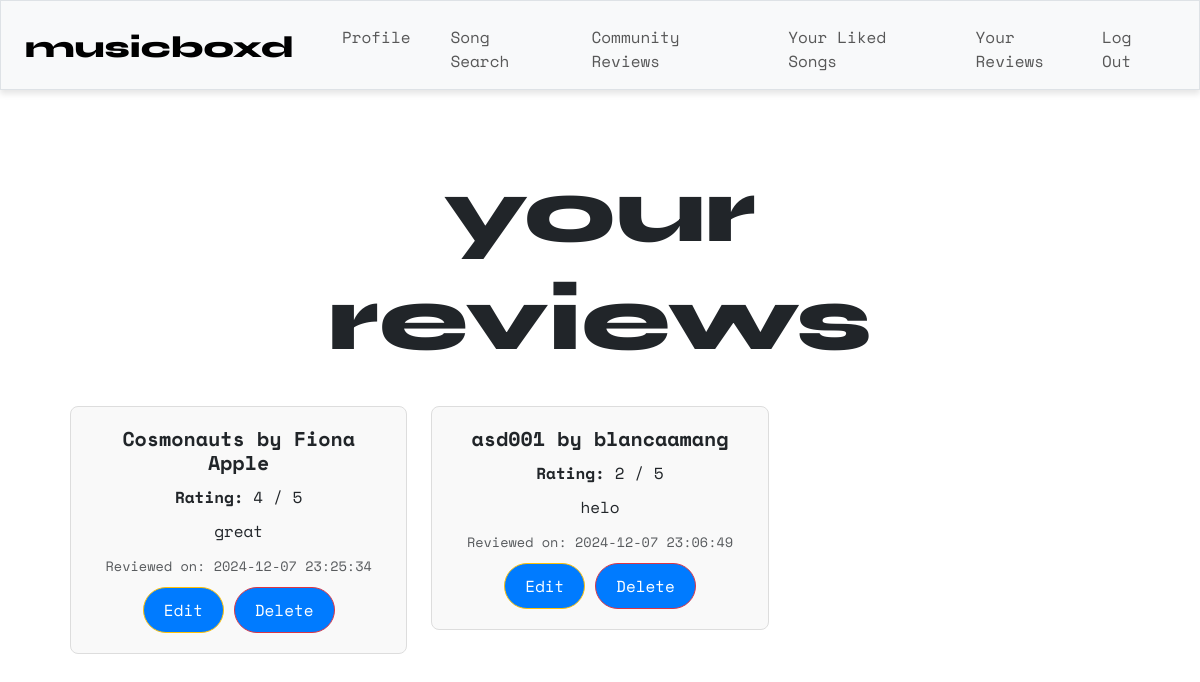
Before: /all_reviews (signed in) with the older database file.
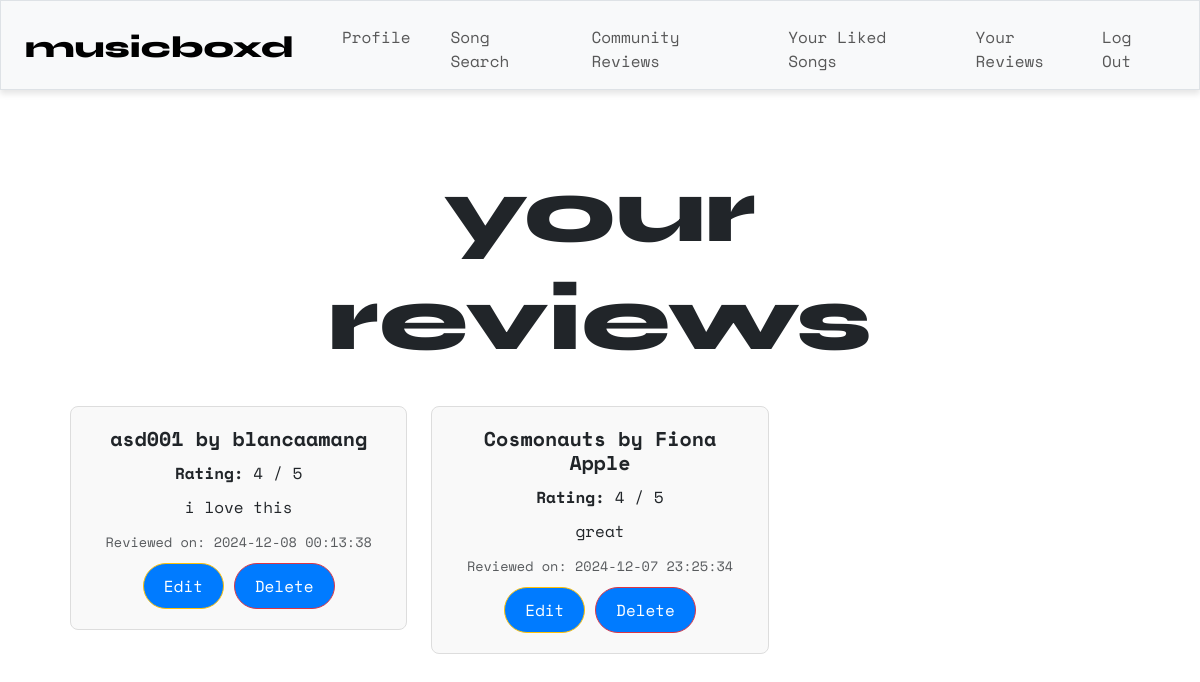
After: the same page with the newer database file.
### tables this page shows
CREATE TABLE reviews ( id INTEGER PRIMARY KEY, review TEXT NOT NULL, rating INTEGER NOT NULL, user_id INTEGER NOT NULL, song_id TEXT NOT NULL, timestamp DATETIME DEFAULT CURRENT_TIMESTAMP, FOREIGN KEY (user_id) REFERENCES users (id), FOREIGN KEY (song_id) REFERENCES songs (id) );

CREATE TABLE songs ( id TEXT PRIMARY KEY, title TEXT NOT NULL, artist TEXT NOT NULL);

### app.py (the view)
@app.route("/all_reviews")
@login_required
def all_reviews():
    reviews = db.execute(
        """
        SELECT reviews.id, reviews.rating, reviews.timestamp, reviews.review,
            songs.title AS song_title, songs.artist AS song_artist
        FROM reviews
        JOIN songs ON reviews.song_id = songs.id
        WHERE reviews.user_id = ?
        ORDER BY reviews.timestamp DESC
        """,
        (session["user_id"],)
    )
    return render_template("all_reviews.html", reviews=reviews)

### helpers.py (called while the page is built)
def login_required(f):
    @wraps(f)
    def decorated_function(*args, **kwargs):
        if session.get("user_id") is None:
            return redirect("/login")
        return f(*args, **kwargs)
    return decorated_function

### templates/all_reviews.html
{% extends "layout.html" %}
{% block main %}
<div class="container">
    <h1 class="syne">your<br>reviews</h1>
    <br>
    {% if reviews %}
        <div class="row row-cols-1 row-cols-md-3 g-4">
            {% for review in reviews %}
                <div class="col">
                    <div class="card">
                        <div class="card-body">
                            <h5 class="card-title">{{ review.song_title }} by {{ review.song_artist }}</h5>
                            <p class="card-text"><strong>Rating:</strong> {{ review.rating }} / 5</p>
                            <p class="card-text">{{ review.review }}</p>
                            <p class="card-text"><small class="text-muted">Reviewed on: {{ review.timestamp }}</small></p>
                            <form action="{{ url_for('edit_review', review_id=review.id) }}" method="GET" style="display:inline;">
                                <button class="btn btn-warning btn-sm" type="submit">Edit</button>
                            </form>
                            <form action="{{ url_for('delete_review', review_id=review.id) }}" method="POST" style="display:inline;">
                                <button class="btn btn-danger btn-sm" type="submit">Delete</button>
                            </form>
                        </div>
                    </div>
                </div>
            {% endfor %}
        </div>
    {% else %}
        <p class="text-muted">You haven't written any reviews yet.</p>
    {% endif %}
</div>
{% endblock %}

### templates/layout.html (shortened to what this page needs)
<!DOCTYPE html>
<html lang="en">
    <head>
        <link href="https://cdn.jsdelivr.net/npm/bootstrap@5.3.3/dist/css/bootstrap.min.css" rel="stylesheet">
        <link href="https://cdnjs.cloudflare.com/ajax/libs/font-awesome/6.0.0-beta3/css/all.min.css" rel="stylesheet">
        <link href="/static/styles.css" rel="stylesheet">
    </head>
    <body>
        {% if session["user_id"] %}
            <nav class="bg-light border navbar navbar-expand-md navbar-light">
                <div class="container-fluid px-4">
                    <a class="navbar-brand" href="/"><span class="syne" style="font-size:30px">musicboxd</span></a>
                    <div class="collapse navbar-collapse" id="navbar">
                        <ul class="navbar-nav me-auto mt-2">
                            <li class="nav-item ms-4"><a class="nav-link" href="/profile">Profile</a></li>
                            <li class="nav-item ms-4"><a class="nav-link" href="/search">Song Search</a></li>
                            <li class="nav-item ms-4"><a class="nav-link" href="/recent">Community Reviews</a></li>
                            <li class="nav-item ms-4"><a class="nav-link" href="/all_liked">Your Liked Songs</a></li>
                            <li class="nav-item ms-4"><a class="nav-link" href="/all_reviews">Your Reviews</a></li>
                        </ul>
                        <ul class="navbar-nav ms-auto mt-2">
                            <li class="nav-item"><a class="nav-link" href="/logout">Log Out</a></li>
                        </ul>
                    </div>
                </div>
            </nav>
        {% endif %}
        <main class="container py-5 text-center">
            {% block main %}{% endblock %}
        </main>
    </body>
</html>

### static/styles.css (style rules this page uses)
h1 { font-size: 90px; }
p { font-size: 20px; }
ul { list-style-type: none; }
nav { position: sticky; top: 0; left: 0; right: 0; z-index: 1000; background-color: #fff; box-shadow: 0 4px 6px rgba(0, 0, 0, 0.1); padding: 20px; }
nav .navbar-brand { font-size: xx-large; font-family: "Space Mono"; }
.btn { display: inline-block; padding: 10px 20px; background-color: #007bff; color: white; text-align: center; text-decoration: none; border-radius: 50px; font-size: 16px; cursor: pointer; transition: background-color 0.3s ease; }
.card { border: 1px solid #ddd; border-radius: 8px; background-color: #f9f9f9; transition: box-shadow 0.3s ease-in-out; }
.card-body { padding: 20px; }
.card-title { font-size: 1.25rem; font-weight: bold; margin-bottom: 10px; }
.card-text { font-size: 1rem; margin-bottom: 8px; }
.card-text small { font-size: 0.85rem; color: #6c757d; }
.card-body p { margin-bottom: 10px; }
.container { padding: 20px; }
body { background-color: #ffffff; font-family: "Space Mono"; overflow: visible; }
.syne { font-family: "Syne", sans-serif; font-optical-sizing: auto; font-weight: 800; font-style: normal; }

Changed rows visible on the page:
changed reviews "asd001": rating "2" → "4"; review "helo" → "i love this"; timestamp "2024-12-07 23:06:49" → "2024-12-08 00:13:38"; moves up the list
